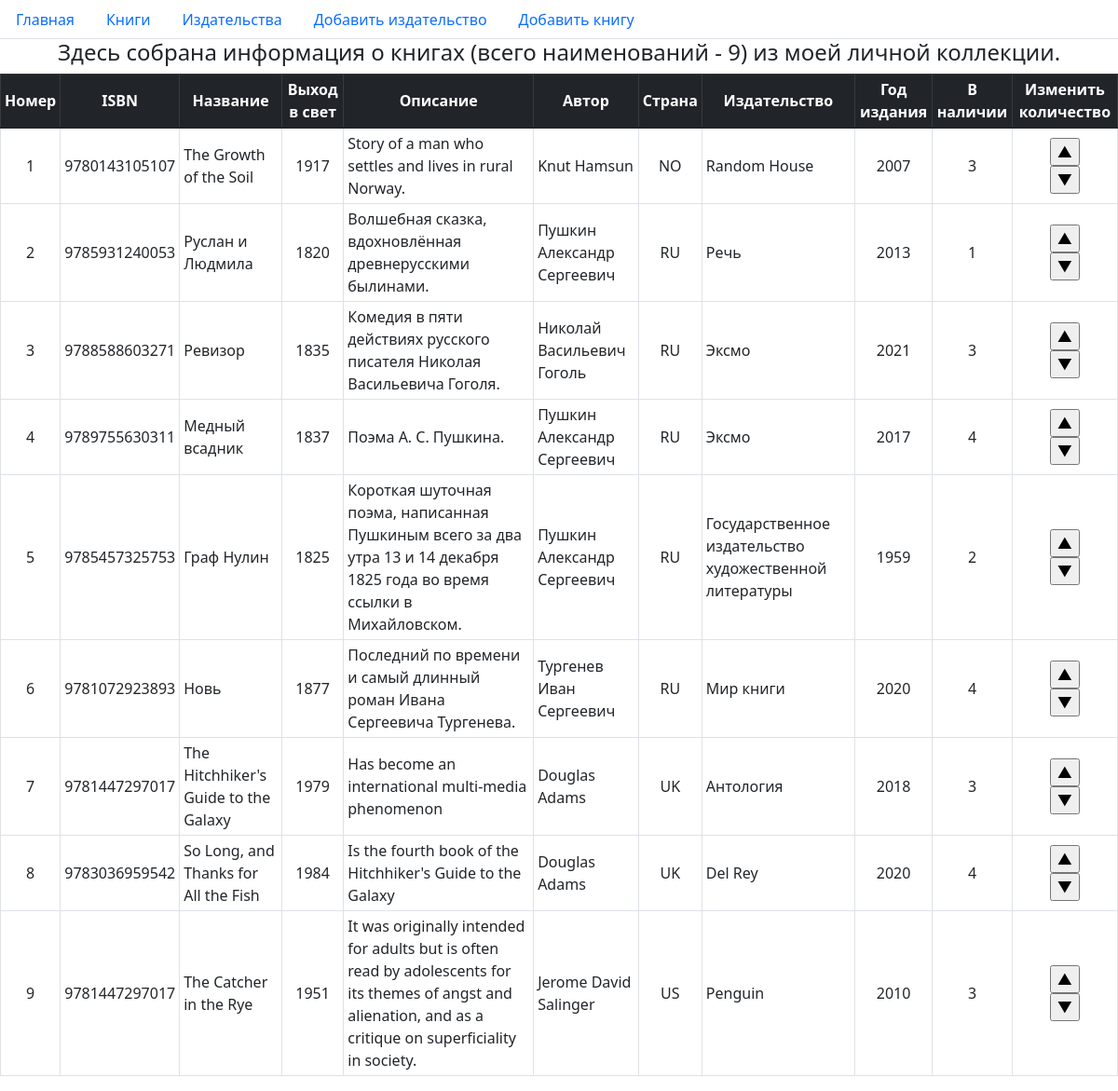
The page /books/ on the database its author committed.
### p_library/models.py (models this page shows, shortened)
class Book(models.Model):
    ISBN = models.CharField(max_length=13,
                            verbose_name=_("Международный стандартный "
                                           "книжный номер"),)
    title = models.TextField(verbose_name=_("Название"),)
    description = models.TextField(verbose_name=_("Аннотация"),)
    year_release = models.SmallIntegerField(verbose_name=_("Год выхода в свет"),)
    copy_count = models.SmallIntegerField(verbose_name=_("Число копий"),)
    price = models.DecimalField(max_digits=12,
                                decimal_places=2,
                                verbose_name=_("Цена"),)
    author = models.ForeignKey("p_library.Author",
                                on_delete=models.CASCADE,
                                verbose_name=_("Автор"),
                                related_name="book_author",)
    publishing_house = models.ForeignKey("p_library.PublishingHouse",
                                          verbose_name=_("Издательство"),
                                          on_delete=models.SET_NULL,
                                          null=True,
                                          blank=True,
                                          related_name="books",)
    year_publishing = models.SmallIntegerField(verbose_name=_("Год издания"),
                                                default=0,)

class Author(models.Model):
    full_name = models.TextField(verbose_name=_("Имя автора"),)
    birth_year = models.SmallIntegerField(verbose_name=_("Год рождения"),)
    country = models.CharField(max_length=2,
                               verbose_name=_("Страна"),)

class PublishingHouse(models.Model):
    name = models.TextField(verbose_name=_("Издательство"),)
    country = models.CharField(max_length=2,
                               verbose_name=_("Страна"),)
    city = models.CharField(max_length=25, default="unknown",
                            verbose_name=_("Город"),)
    def __str__(self):
        return f'{self.name}'

### p_library/views.py (the view)
# urls.py: path('books/', views.books,),
def books(request):
    template = loader.get_template('books.html')
    books = Book.objects.all()
    biblio_data = {
        "books": books,
    }
    return HttpResponse(template.render(biblio_data, request,))

### p_library/templatetags/diapason.py (called while the page is built)
@register.filter(name='diapason')
def diapason(_min, args=None):
    _max, _step = None, None
    if args:
        if not isinstance(args, int):
            _max, _step = map(int, args.split(','))
        else:
            _max = args
    args = filter(None, (_min, _max, _step))
    return range(*args)

### p_library/templates/books.html (shortened to what this page needs)
<!DOCTYPE html>
<html lang="en">
    <head>
        <link href="https://cdn.jsdelivr.net/npm/bootstrap@5.1.3/dist/css/bootstrap.min.css" rel="stylesheet">
    </head>
    <body>
        <nav class="nav nav-tabs">
            <a class="nav-link" href="../" tabindex="-1">Главная</a>
            <a class="nav-link" href="../books/">Книги</a>
            <a class="nav-link" href="../publishers/">Издательства</a>
            <a class="nav-link" href="../admin/p_library/publishinghouse/add/">Добавить издательство</a>
            <a class="nav-link" href="../admin/p_library/book/add/">Добавить книгу</a>
        </nav>
        <h4 class="text-center">Здесь собрана информация о книгах (всего наименований - {{ books|length }}) из моей личной коллекции.</h4>
        <table class="table table-bordered table-sm align-middle table-hover">
            <thead class="table-dark text-center align-middle">
                <tr>
                    <th>Номер</th>
                    <th>ISBN</th>
                    <th>Название</th>
                    <th>Выход в свет</th>
                    <th>Описание</th>
                    <th>Автор</th>
                    <th>Страна</th>
                    <th>Издательство</th>
                    <th>Год издания</th>
                    <th>В наличии</th>
                    <th>Изменить количество</th>
                </tr>
            </thead>
            <tbody>
                {% for book in books %}
                <tr>
                    <td class="text-center">{{ forloop.counter }}</td>
                    <td>{{ book.ISBN }}</td>
                    <td>{{ book.title }}</td>
                    <td class="text-center">{{ book.year_release }}</td>
                    <td>{{ book.description }}</td>
                    <td>{{ book.author.full_name }}</td>
                    <td class="text-center">{{ book.author.country }}</td>
                    <td>{{ book.publishing_house }}</td>
                    <td class="text-center">{{ book.year_publishing }}</td>
                    <td class="text-center">{{ book.copy_count }}</td>
                    <td class="text-center">
                        <form action="/index/book_increment/" method="post" enctype="multipart/form-data">
                            <input type="submit" value="&#9650;"/>
                        </form>
                        <form action="/index/book_decrement/" method="post" enctype="multipart/form-data">
                            <input type="submit" value="&#9660;"/>
                        </form>
                    </td>
                </tr>
                {% endfor %}
            </tbody>
        </table>
        {% load diapason %}
    </body>
</html>

### rows shown on the page
Book: ISBN "9780143105107", title "The Growth of the Soil", year_release "1917", description "Story of a man who settles and lives in rural Norway.", author.full_name "Knut Hamsun", author.country "NO", publishing_house "Random House", year_publishing "2007", copy_count "3"
Book: ISBN "9785931240053", title "Руслан и Людмила", year_release "1820", description "Волшебная сказка, вдохновлённая древнерусскими былинами.", author.full_name "Пушкин Александр Сергеевич", author.country "RU", publishing_house "Речь", year_publishing "2013", copy_count "1"
Book: ISBN "9788588603271", title "Ревизор", year_release "1835", description "Комедия в пяти действиях русского писателя Николая Васильевича Гоголя.", author.full_name "Николай Васильевич Гоголь", author.country "RU", publishing_house "Эксмо", year_publishing "2021", copy_count "3"
Book: ISBN "9789755630311", title "Медный всадник", year_release "1837", description "Поэма А. С. Пушкина.", author.full_name "Пушкин Александр Сергеевич", author.country "RU", publishing_house "Эксмо", year_publishing "2017", copy_count "4"
Book: ISBN "9785457325753", title "Граф Нулин", year_release "1825", description "Короткая шуточная поэма, написанная Пушкиным всего за два утра 13 и 14 декабря 1825 года во время ссылки в Михайловском.", author.full_name "Пушкин Александр Сергеевич", author.country "RU", publishing_house "Государственное издательство художественной литературы", year_publishing "1959", copy_count "2"
Book: ISBN "9781072923893", title "Новь", year_release "1877", description "Последний по времени и самый длинный роман Ивана Сергеевича Тургенева.", author.full_name "Тургенев Иван Сергеевич", author.country "RU", publishing_house "Мир книги", year_publishing "2020", copy_count "4"
Book: ISBN "9781447297017", title "The Hitchhiker's Guide to the Galaxy", year_release "1979", description "Has become an international multi-media phenomenon", author.full_name "Douglas Adams", author.country "UK", publishing_house "Антология", year_publishing "2018", copy_count "3"
Book: ISBN "9783036959542", title "So Long, and Thanks for All the Fish", year_release "1984", description "Is the fourth book of the Hitchhiker's Guide to the Galaxy", author.full_name "Douglas Adams", author.country "UK", publishing_house "Del Rey", year_publishing "2020", copy_count "4"
Book: ISBN "9781447297017", title "The Catcher in the Rye", year_release "1951", description "It was originally intended for adults but is often read by adolescents for its themes of angst and alienation, and as a critique on superficiality in society.", author.full_name "Jerome David Salinger", author.country "US", publishing_house "Penguin", year_publishing "2010", copy_count "3"

### other values the page prints
{{ books|length }} "9"
